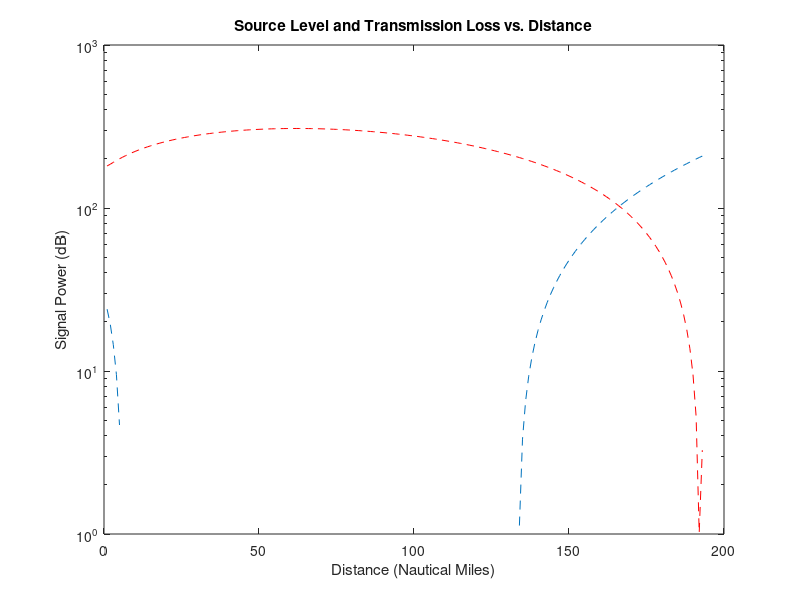

MATLAB code to generate this figure:
% This script uses Source Level and Transmission Losses to determine the
% distance an acoustic signal would be able to propagate through water at a
% depth, d, of 3000 feet, temperature at 4 degrees C, and signal frequency
% set to be 60 Hz.

% Assumptions Made for this Model:
% The assumptions for this model are based on readings found in the book
% "Principles of Underwater Acoustics" 3rd Ed.  Most, but not all
% assumptions are labeled below.  Of those not labeled, depth is assumed to
% be at 3000 feet, based on where some of the data in the book was
% meaasured, and water temperature is 4 degrees celcius, or 39 degrees
% fahrenheit.  This model also assumes that we are trapping the acoustic
% signal in a sound channel in the sea and our frequency is 100 Hz.
clear all;
close all;
clc;

P = 300; % Assume the source acoustic power is 600 Watts ( Assumed Value ).
Nm = 0; % Initialize the amount of nautical miles to test over
SL = 1; % Initialize the variable for source level so we may enter the while loop
TL = 0; % Initialize the variable for transmission loss so we may enter the while loop
Io = P/(4*pi); % Inital intensity of the signal assuming the acoustic power of the source.
i = 0;
while ( SL > TL )
i = i + 1;
Nm = Nm + 1; % Add one to the number of miles until SL is lower than TL ( indicating the max range )
r = (2025*Nm); % Describe the intensity over a range of 2025 yards (1 nautical mile)

Pe = 500; % Amount of electrical power (Watts) put into the projector ( Assumed value )
E = 0.45; % The efficiency of the projector ( Assumed value )
DIt = 10; % The transmitting directivity index of the projector ( Assumed value )

% Note: All above assumed values were made based upon values in the book
% "Principlese of Underwater Sound", Section 4.1, pg. 76.

SL = 171.5 + (10*log10(Pe)) + (10*log10(E)) + DIt;

TLs = 10*log10(r); % Calculate the transmission loss due to cylindrical spreading
Alpha = 6.7e-11; % Absorption coefficient based the medium (seawater) (dB/kyd) ( Assumed Value )
                 % "Principlese of Underwater Sound", Section 5.3, pg. 104.

f = 60; % Operating frequency in Hz.
f = f/1000; % Converts the frequency to kHz.
Alphaf = ((0.1*(f^2))/(1+(f^2))) + ((40*(f^2))/(4100+(f^2))) + (2.75e-4*(f^2)) + 0.003;
% Absorption coefficient (dB/kyd) based on the frequency of the signal (in kHz)

% Note: At very low frequencies (<5kHz)(as in our aplication) the absorption
% coefficient based on frequency is always around 0.003, "Principlese of Underwater Sound", Section 5.3, pg. 107.

d = 3000; % depth in feet
d = d/3; % Convert depth to yards.
ao = 0.02; % ao is absorption coefficient at surface (depth = 0) and is assumed based on
            % "Principlese of Underwater Sound", Section 5.3, pg. 109, fig. 5.5.
Alphad = ao*(1-(1.93e-5*d)); % Absorption as a function of depth. (dB/kyd)

Iw = P/(4*pi*(r^2)); % Intensity of the sound as a function of range in W/m^2
Idb = 10*log10(Iw/1e-12); % Intensity of the sound as a function of range in dB
Alphai = ((10*log10(Io))-(10*log10(Idb))); % Absorption as a function of intensity (dB/kyd)

% Change all coefficients of absorption to dB/yd.
Alpha = Alpha/1000;
Alphaf = Alphaf/1000;
Alphad = Alphad/1000;
Alphai = Alphai/1000;

TL(i)= TLs + ((Alpha + Alphaf + Alphad + Alphai)*(r));
SLplot(i) = SL - TL(i);
end
Nm = 1:Nm;
SL = num2str(max(SL),'%.1f');
fprintf('Given the assumptions and calculations of Transmission Loss, the\n')
fprintf('maximum distance the sound wave could travel is %d nautical miles based on a Source Level of\n',max(Nm))
fprintf('%s dB.\n',SL)

figure(1);
clf;
semilogy(Nm,TL,'--')
hold on;
semilogy(Nm,abs(SLplot),'--r')
xlabel('Distance (Nautical Miles)');
ylabel('Signal Power (dB)');
title('Source Level and Transmission Loss vs. Distance');
% Edited
